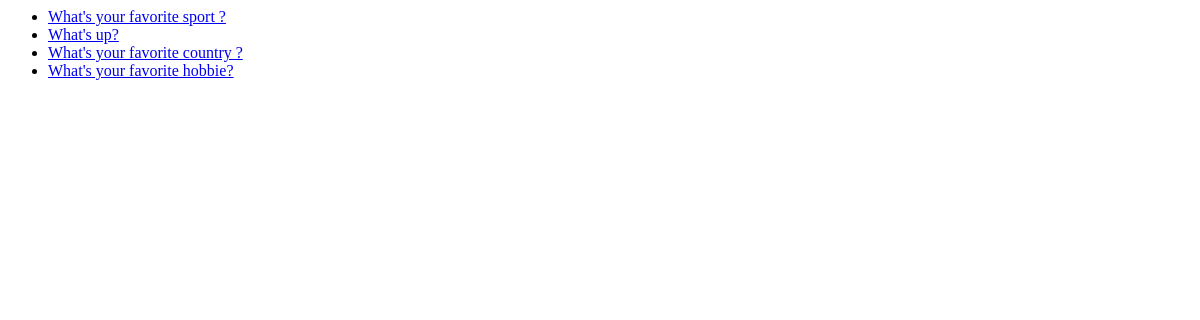
The page /polls/ on the database as committed earlier.
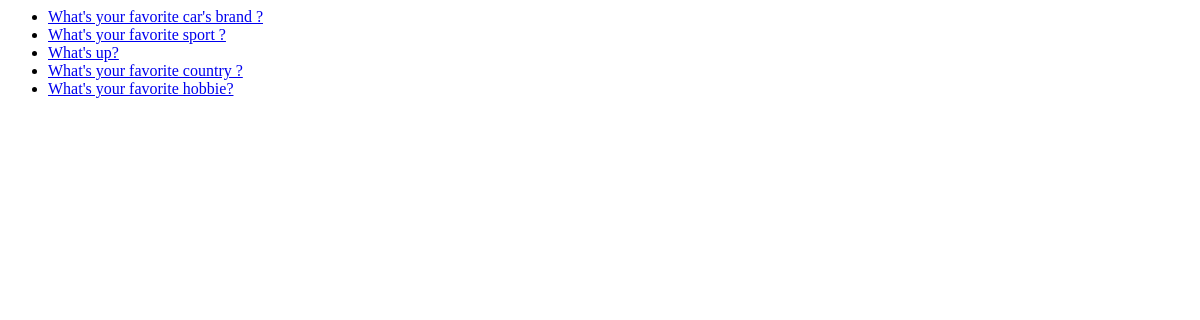
The same page on the database as committed later.
### polls/models.py (models this page shows, shortened)
class Question(models.Model):
    question_text = models.CharField(max_length=200)
    pub_date = models.DateTimeField("date published")

### polls/views.py (the view)
# urls.py: path("", views.IndexView.as_view(), name="index"),
class IndexView(generic.ListView):
    template_name = "polls/index.html"
    context_object_name = "latest_question_list"
    def get_queryset(self):
        return Question.objects.order_by("-pub_date")[:5]

### polls/templates/polls/index.html
{% if latest_question_list %}
    <ul>
    {% for question in latest_question_list %}
        <li><a href="{% url 'polls:detail' question.id %}">{{ question.question_text }}</a></li>
    {% endfor %}
    </ul>
{% else %}
    <p>No polls are available.</p>
{% endif %}

Rows that differ between the two databases and show on the page:
added Question: question_text "What's your favorite car's brand ?"
